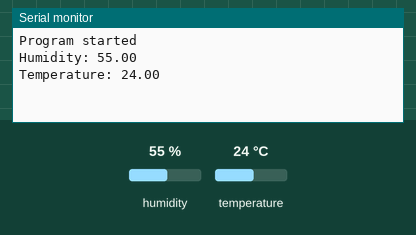
Recording of a sketch running on a simulated Arduino Uno, built with avr-gcc and run on an emulated ATmega328P. Parts: the last lines printed to the serial monitor. Inputs (shaded band) come from the test bench; at power-on: humidity 55 %, temperature 24 °C.

Above: at 2.2 s.
2.3 s: humidity set to 22 %
At 11.8 s:
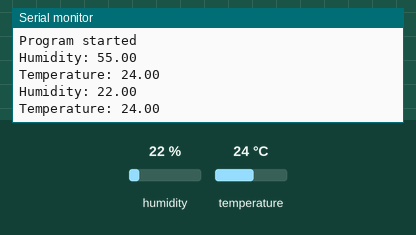
12.3 s: temperature set to 12 °C
At 21.6 s:
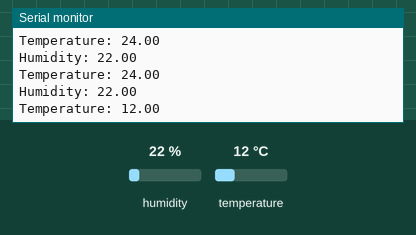
22.3 s: humidity set to 40 %
At 32.6 s:
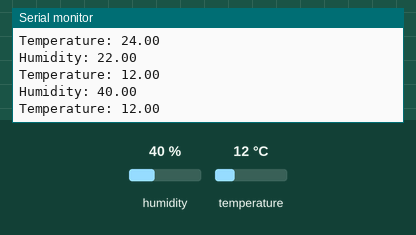
Timing chart, 0 to 34.1 s (numbered marks = the images above; inputs shaded):
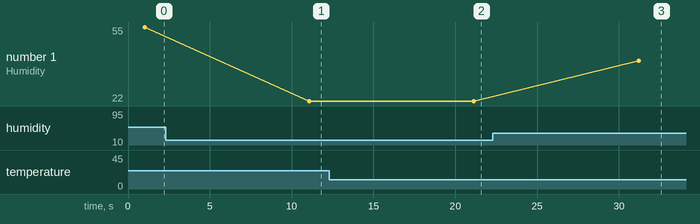

The sketch:

arduinoSide.ino
```cpp
//Arduino side code ArduinoJson 6.17.0
//DHT11 Lib
#include <DHT.h>

//Arduino to NodeMCU Lib
#include <SoftwareSerial.h>
#include <ArduinoJson.h>

//Initialise Arduino to NodeMCU (5=Rx & 6=Tx)
SoftwareSerial nodemcu(7, 8);

//Initialisation of DHT11 Sensor
#define DHTPIN 4
DHT dht(DHTPIN, DHT11);
float temp;
float hum;

void setup() {
  Serial.begin(9600);
  dht.begin();
  nodemcu.begin(9600);
  delay(1000);

  Serial.println("Program started");
}

void loop() {

  StaticJsonDocument<1000> doc;

  //Obtain Temp and Hum data
  dht11_func();

  //Assign collected data to JSON Object
  doc["humidity"] = hum;
  doc["temperature"] = temp;

  //Send data to NodeMCU
  serializeJson(doc, nodemcu);
  delay(10000);
}

void dht11_func() {

  hum = dht.readHumidity();
  temp = dht.readTemperature();
  Serial.print("Humidity: ");
  Serial.println(hum);
  Serial.print("Temperature: ");
  Serial.println(temp);

}
```

Measured:
- after the input at 2.3 s, the serial monitor: prints a new line after 8.8 s (image 1)
- after the input at 12.3 s, the serial monitor: prints a new line after 8.9 s (image 2)
- after the input at 22.3 s, the serial monitor: prints a new line after 8.9 s (image 3)
- plotted number 1: 55 → 22 after the input at 2.3 s, 22 → 40 after the input at 22.3 s
